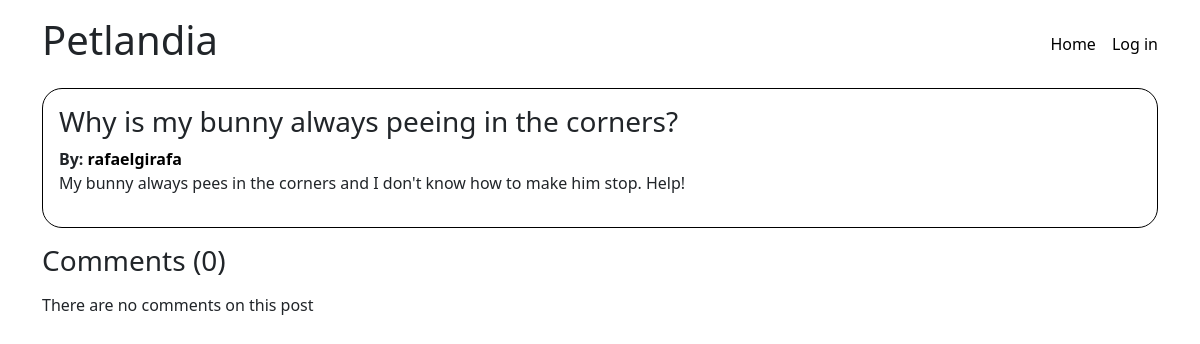
Screenshot of /site/post.php?id=481f5cc1-4779-46b4-b402-e242308f897f with the database file from the repository.
### tables this page shows
CREATE TABLE IF NOT EXISTS posts (
    id VARCHAR(36) UNIQUE NOT NULL,
    title VARCHAR(200) NOT NULL,
    body TEXT NOT NULL,
    image BLOB NULL,
    draft BOOLEAN NOT NULL,
    user_id VARCHAR(36) NOT NULL,
    PRIMARY KEY(id),
    FOREIGN KEY(user_id) REFERENCES users(id)
);

### site/utils/array_validation.php (called while the page is built, shortened)
<?php
function incorrect_field($field) {
    return !isset($field);
}
function validate_array($arr) {
    return true;
}
?>

### site/post.php (the view, shortened to what this page needs)
<?php
require_once './utils/array_validation.php';
$connection = new mysqli(DB_SERVER, DB_USERNAME, DB_PASSWORD, DB_NAME);
$post = [];
$db_post = $connection->query("SELECT * FROM petlandia.posts posts WHERE posts.id = '" . $_GET['id'] . "'");
if ($db_post->num_rows > 0) {
    while ($local_post = $db_post->fetch_assoc()) {
        $db_owner = $connection->query("SELECT * FROM petlandia.users users WHERE users.id = '" . $local_post['user_id'] . "'");
        if ($db_owner->num_rows > 0) {
            $owner = $db_owner->fetch_assoc();
            $comments = [];
            $post = [
                'title' => $local_post['title'],
                'body' => $local_post['body'],
                'owner' => [
                    'name' => $owner['username'],
                    'link' => '/user.php?id=' . $owner['id']
                ],
                'comments' => $comments,
                'draft' => $local_post['draft']
            ];
        }
    }
}
?>
<!DOCTYPE html>
<html lang="en">
<head>
    <link href="https://cdn.jsdelivr.net/npm/bootstrap@5.2.0-beta1/dist/css/bootstrap.min.css" rel="stylesheet">
    <link rel="stylesheet" href="./css/style.css">
</head>
<body>
    <div class="container">
        <?php
        if (isset($post['title'])) {
            if ($post['draft']) {
                echo "This post is a draft and you're not authorized to view it.";
            } else {
                $post_title = $post['title'];
                $post_body = $post['body'];
                $post_owner = $post['owner'];
                echo "<div class='post'>";
                echo "<h3>" . $post_title . "</h3>";
                if (validate_array($post_owner)) {
                    $owner_name = $post_owner['name'];
                    $owner_link = $post_owner['link'];
                    echo "<b>By: <a href='" . $owner_link . "'>" . $owner_name . "</a></b>";
                }
                echo "<p>" . $post_body . "</p>";
                echo "</div>";
            }
        }
        ?>
        <?php if (!$post['draft']) { ?>
            <div class="comments">
                <h3 class="comments-title">Comments (<?php echo count($post['comments']); ?>)</h3>
                <?php
                if (count($post['comments']) > 0) {
                    foreach ($post['comments'] as $comment) {
                        echo "<div class='comment'>";
                        echo "<b><a href='" . $comment['owner']['link'] . "'>" . $comment['owner']['name'] . "</a></b>";
                        echo "<p>" . $comment['body'] . "</p>";
                        echo "<hr /";
                        echo "</div>";
                    }
                } else {
                    echo "<p>There are no comments on this post</p>";
                }
                ?>
            </div>
        <?php } ?>
    </div>
</body>
</html>

### site/css/style.css (style rules this page uses)
a { color: black; text-decoration: none; }
.comments-title { margin-top: 1rem; margin-bottom: 1rem; }
.post { border: 1px solid black; border-radius: 20px; padding: 1rem; }

### rows the page displays
posts: title "Why is my bunny always peeing in the corners?", body "My bunny always pees in the corners and I don't know how to make him stop. Help!"

### other values shown
$owner_name "rafaelgirafa"
count($post['comments']) "0"
